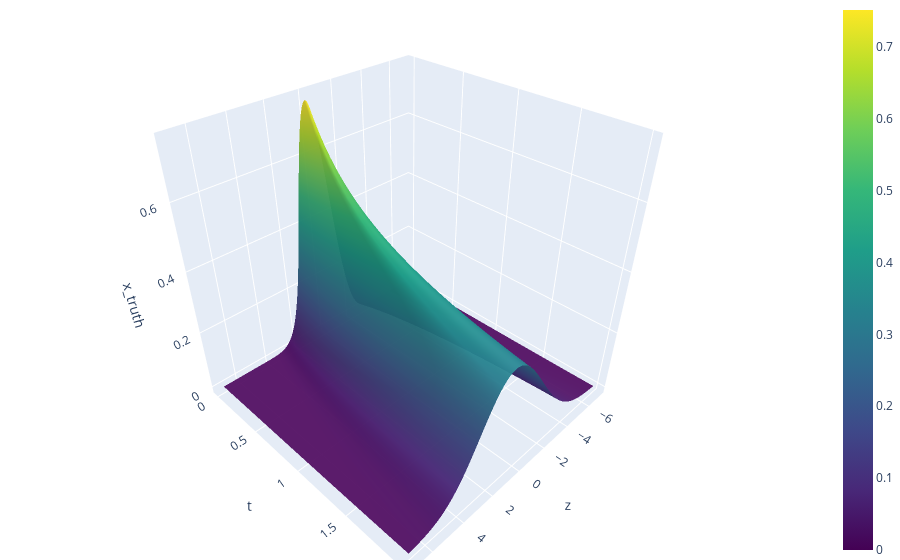

Notebook cell for this chart:
### Markdown cell above
### Numerical sim

### Code cell
z_vals, t_vals, X_tr = num_approx_burgers(x0, G, hz, ht, Tmax)

# -------- interactive surface plot (Plotly) --------
plot_sim_result(z_vals, t_vals, X_tr, 'x_truth')

### Figure 1 — Plotly figure (JSON) as saved in the notebook; plotly's stock layout.template omitted (floating-point values rounded to 4 significant figures; data arrays with more than 128 entries replaced by an {"elided": "..."} marker saying what was removed)
{"data": [{"colorscale": [[0, "#440154"], [0.1111, "#482878"], [0.2222, "#3e4989"], [0.3333, "#31688e"], [0.4444, "#26828e"], [0.5556, "#1f9e89"], [0.6667, "#35b779"], [0.7778, "#6ece58"], [0.8889, "#b5de2b"], [1, "#fde725"]], "contours": {"z": {"highlight": false, "usecolormap": true}}, "opacity": 0.95, "type": "surface", "x": {"elided": "141 float values"}, "y": [0.0, 0.05, 0.1, 0.15, 0.2, 0.25, 0.3, 0.35, 0.4, 0.45, 0.5, 0.55, 0.6, 0.65, 0.7, 0.75, 0.8, 0.85, 0.9, 0.95, 1.0, 1.05, 1.1, 1.15, 1.2, 1.25, 1.3, 1.35, 1.4, 1.45, 1.5, 1.55, 1.6, 1.65, 1.7, 1.75, 1.8, 1.85, 1.9, 1.95, 2.0], "z": {"elided": "41x141 float values"}}], "layout": {"autosize": true, "margin": {"b": 0, "l": 0, "r": 0, "t": 0}, "scene": {"xaxis": {"title": {"text": "z"}}, "yaxis": {"title": {"text": "t"}}, "zaxis": {"title": {"text": "x_truth"}}}}}
